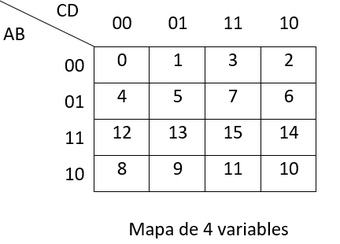
#> input picture test_images/4 row tbl.png, 340 x 244 px; its folder holds only this picture in this run
$ python preprocessor.py
#> lines starting #> are read from the running program, lines starting #| are printed output that depends on the picture; after the words box and inside, x2 and y2 are one past the last pixel; in counts of white or black regions, pixels touching at a corner belong together
import cv2
import numpy as np
import os

from PIL import  Image


class Preprocessor:

    directory: str
    files: list

    def __init__(self, directory):
        self.directory = directory
        if not os.path.isdir(self.directory):
            raise Exception(f'Path is not a directory, path: \'{directory}\'')
        else:
            self.files = os.listdir(directory)

    def crop_images_in_directory(self):

        for file in self.files:
            self._crop_image(self.directory+f'/{file}')

    def _crop_image(self, img_path):
#> called with img_path = 'test_images/4 row tbl.png'
        img = cv2.imread(img_path)
#> img is the input picture: shape (244, 340, 3); min 0, max 255, mean 242.3
        if img is not None:
            gray = cv2.cvtColor(img, cv2.COLOR_BGR2GRAY)

            _, thresh = cv2.threshold(gray, 0, 255, cv2.THRESH_BINARY + cv2.THRESH_OTSU)
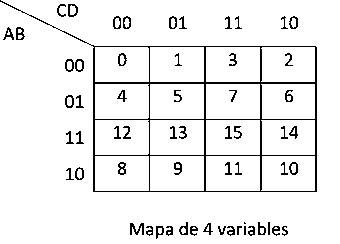
#> thresh: shape (244, 340); 93.5% white; black in thin lines or dots

            # Find contours and hierarchy, use RETR_TREE for creating a tree of contours within contours
            cnts, hiers = cv2.findContours(thresh, cv2.RETR_TREE, cv2.CHAIN_APPROX_NONE)[
                          -2:]  # [-2:] indexing takes return value before last (due to OpenCV compatibility issues).
#> cnts = 119 contours, 30 with area under 20; largest, box (x1, y1, x2, y2) and area: (0, 0, 340, 244) 82327, (90, 44, 318, 193) 33076, (206, 156, 260, 191) 1802, (150, 156, 204, 191) 1802, (95, 156, 149, 191) 1802

            parent = hiers[0, :, 3]
#> parent = 119 values, max 116 at index 117, min -1 at index 0, mean 30.09

            hist = np.bincount(np.maximum(parent, 0))
#> hist = 117 values, max 51 at index 0, min 0 at index 1, mean 1.02
            max_n_childs_idx = hist.argmax()
#> max_n_childs_idx = 0

            # Get the contour with the maximum child contours
            c = cnts[max_n_childs_idx]
#> c = contour of 1202 points, box (x1, y1, x2, y2) (0, 0, 340, 244), area 82327

            # Get bounding rectangle
            x, y, w, h = cv2.boundingRect(c)
#> x = 0; y = 0; w = 340; h = 244

            # Crop the bounding rectangle out of img
            img = img[y:y + h, x:x + w, :]
            gray = cv2.cvtColor(img, cv2.COLOR_BGR2GRAY)

            # Convert to binary image (after cropping) and invert polarity
            _, thresh = cv2.threshold(gray, 0, 255, cv2.THRESH_BINARY_INV + cv2.THRESH_OTSU)
#> thresh: shape (244, 340); 6.5% white in thin lines or dots

            # cv2.imshow('thresh', thresh);cv2.waitKey(0);cv2.destroyAllWindows()

            # Find connected components (clusters)
            nlabel, labels, stats, centroids = cv2.connectedComponentsWithStats(thresh, connectivity=8)
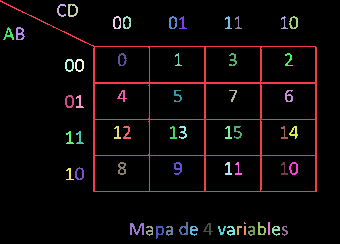
#> labels: shape (244, 340) int32; 61 distinct labels, from 0 to 60; one colour per label, 0 black
#> nlabel = 61; stats = 61 rows, first 6: [0, 0, 340, 244, 77582], [0, 0, 317, 192, 2728], [57, 4, 9, 13, 44], [68, 4, 10, 13, 65], [113, 16, 8, 13, 52], [123, 16, 8, 13, 54]; centroids = 61 pairs, first value 8.5 to 293.7, second value 9.91 to 230.7

            # Delete large, small, tall and wide clusters - not letters for sure
            max_area = 2000
            min_area = 10
            max_width = 100
            max_height = 100
            for i in range(1, nlabel):
                if (stats[i, cv2.CC_STAT_AREA] > max_area) or \
                        (stats[i, cv2.CC_STAT_AREA] < min_area) or \
                        (stats[i, cv2.CC_STAT_WIDTH] > max_width) or \
                        (stats[i, cv2.CC_STAT_HEIGHT] > max_height):
                    thresh[labels == i] = 0
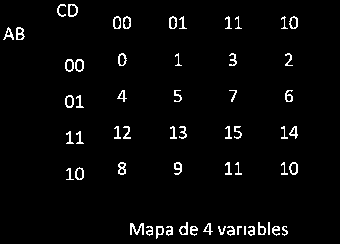
#> thresh: shape (244, 340); 3.2% white in thin lines or dots, all inside (x1, y1, x2, y2) = (3, 4, 298, 239)

            # cv2.imshow('thresh', thresh);cv2.waitKey(0);cv2.destroyAllWindows()

            # Use "closing" morphological operation for uniting text area
            thresh = cv2.morphologyEx(thresh, cv2.MORPH_CLOSE, np.ones((50, 50)))
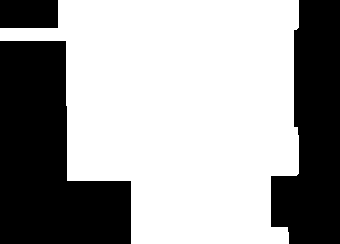
#> thresh: shape (244, 340); 62.3% white; 3 black regions

            # Find contours once more
            cnts = cv2.findContours(thresh, cv2.RETR_EXTERNAL, cv2.CHAIN_APPROX_NONE)[-2]
#> cnts = 1 contour; box (x1, y1, x2, y2) and area: (0, 0, 299, 244) 51104

            # Get contour with maximum area
            if cnts is not None and len(cnts) != 0:
                c = max(cnts, key=cv2.contourArea)
#> c = contour of 1114 points, box (x1, y1, x2, y2) (0, 0, 299, 244), area 51104

                # Get bounding rectangle
                x, y, w, h = cv2.boundingRect(c)
#> w = 299

                # Crop the bounding rectangle out of img (leave some margins)
                roi = img[y - 5:y + h + 5, x - 5:x + w + 5]
#> roi = empty array
                try:
                    extension = img_path.split('.')
                    cv2.imwrite(img_path+'_preprocessed.'+extension[len(extension)-1], roi)
                except Exception as e:
                    print('Error imagen: ', img_path)

preprocessor = Preprocessor('test_images')
preprocessor.crop_images_in_directory()

$ run again, on test_images/formula2.png
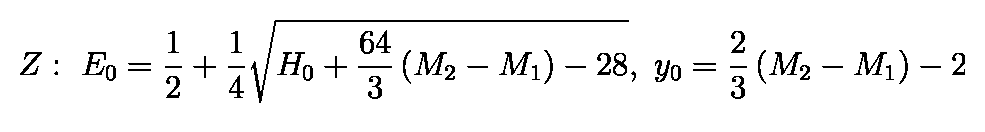
#> input picture test_images/formula2.png, 985 x 132 px
#> in _crop_image, img is the input picture: shape (132, 985, 3); 95.5% white; black in thin lines or dots, all inside (x1, y1, x2, y2) = (20, 20, 965, 103)
#> in _crop_image, `cnts, hiers = cv2.findContours(thresh, cv2.RETR_TREE, cv2.CHAIN_APPROX..`: cnts = 58 contours, 4 with area under 20; largest, box (x1, y1, x2, y2) and area: (0, 0, 985, 132) 128904, (250, 19, 630, 104) 1459, (853, 51, 888, 76) 342, (768, 51, 803, 76) 342, (498, 51, 533, 76) 342
#> parent = 58 values, max 55 at index 56, min -1 at index 0, mean 4.29
#> hist = 56 values, max 50 at index 0, min 0 at index 1, mean 1.04
#> max_n_childs_idx = 0
#> in _crop_image, `c = cnts[max_n_childs_idx]`: c = contour of 2230 points, box (x1, y1, x2, y2) (0, 0, 985, 132), area 128904
#> in _crop_image, `x, y, w, h = cv2.boundingRect(c)`: x = 0; w = 985; h = 132
#> in _crop_image, `nlabel, labels, stats, centroids = cv2.connectedComponentsWithStats(th..`:
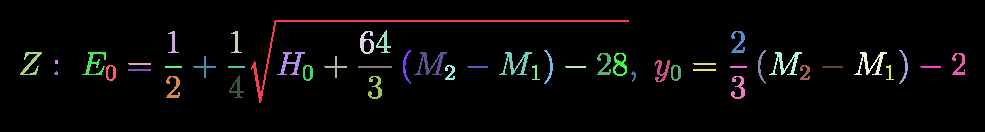
#> labels: shape (132, 985) int32; 50 distinct labels, from 0 to 49; one colour per label, 0 black
#> nlabel = 50; stats = 50 rows, first 6: [0, 0, 985, 132, 124201], [251, 20, 378, 83, 991], [168, 31, 11, 22, 82], [231, 31, 11, 22, 82], [360, 31, 14, 23, 155], [376, 30, 15, 23, 120]; centroids = 50 pairs, first value 30.67 to 958.9, second value 34.38 to 87.76
#> in _crop_image, `thresh = cv2.morphologyEx(thresh, cv2.MORPH_CLOSE, np.ones((50, 50)))`:
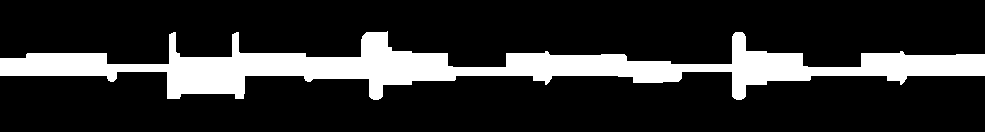
#> thresh: shape (132, 985); 17.9% white; 1 white region
#> in _crop_image, `cnts = cv2.findContours(thresh, cv2.RETR_EXTERNAL, cv2.CHAIN_APPROX_NO..`: cnts = 1 contour; box (x1, y1, x2, y2) and area: (0, 31, 985, 100) 21995
#> in _crop_image, `c = max(cnts, key=cv2.contourArea)`: c = contour of 2428 points, box (x1, y1, x2, y2) (0, 31, 985, 100), area 21995
#> in _crop_image, `x, y, w, h = cv2.boundingRect(c)`: y = 31; h = 69
